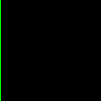

Generate this figure with Python:
""" Challenge: Make flat vertical line on left of image. """

import sys
from PIL import Image, ImageDraw

# Setup
img_width = 101
img_height = 101
img = Image.new("RGB", (img_width, img_height))
img1 = ImageDraw.Draw(img)

# Draw
for y in range(101):
    # Since the x and y pixel coordinates start with the number 0, y=100 is the bottom of the image
    img1.point((0, y), fill='lime')

# Saves the picture
img_path = sys.argv[0].split('.')[0]+'.png'
img.save(img_path)
print(f'Saved {img_path}')
img.show()
